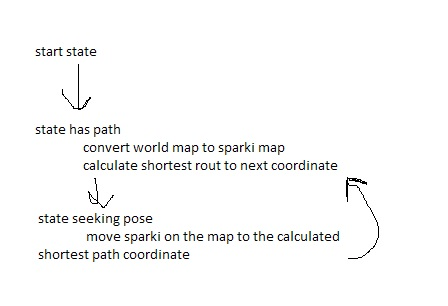
#> input picture Lab/state lab 6.jpg, 448 x 306 px, given in place of the camera
$ python thing2.py   (Python 2 division)
#> lines starting #> are read from the running program, lines starting #| are printed output that depends on the picture; after the words box and inside, x2 and y2 are one past the last pixel; in counts of white or black regions, pixels touching at a corner belong together
#python cap_video.py

import cv2
import numpy as np
import math

# Create a VideoCapture object and read from input file
# If the input is the camera, pass 0 instead of the video file name
cap = cv2.VideoCapture(0)

# Check if camera opened successfully
if (cap.isOpened()== False):
  print("Cannot Open Camera")

# Read until video is completed
while(cap.isOpened()):
  # Capture frame-by-frame
  ret, frame = cap.read()
#> frame is the input picture: shape (306, 448, 3); mean B, G, R 248.9, 249.1, 249
  if ret == True:
    # Display the resulting frame
    #cv2.imshow('Frame',frame)
    #make it gray
    gray = cv2.cvtColor(frame, cv2.COLOR_BGR2GRAY)
    #show the gray bby
    #cv2.imshow ("gray", gray)
    #set the threshold for contouring
    ret2, thresh = cv2.threshold(gray, 127, 255, 0)
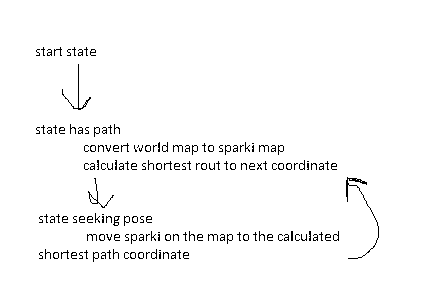
#> thresh: shape (306, 448); 97.7% white; black in thin lines or dots, all inside (x1, y1, x2, y2) = (36, 47, 379, 262)
    #show those thresholds bby
    #cv2.imshow ("thresh", thresh)
    #heres where we find the coutours
    #contours, hierarchy = cv2.findContours(thresh,cv2.RETR_TREE,cv2.CHAIN_APPROX_SIMPLE)
    contours,hierarchy = cv2.findContours(thresh, 1, 2)
#> contours = 482 contours, 384 with area under 20; largest, box (x1, y1, x2, y2) and area: (0, 0, 448, 306) 136335, (345, 176, 368, 203) 146, (71, 63, 87, 111) 126, (112, 215, 121, 227) 56, (91, 190, 100, 205) 38
    img = cv2.drawContours(frame, contours, -1, (0,255,0), 3)
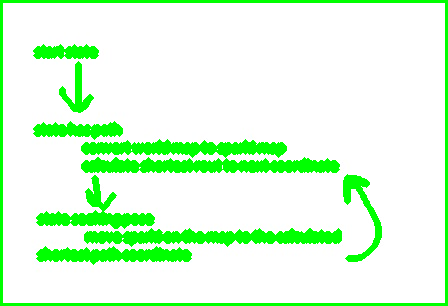
#> img: shape (306, 448, 3); mean B, G, R 217.3, 254.9, 217.3
    #this will display the contrours on the video
    cv2.imshow('contrours on video', frame)
    cnts=sorted(contours,key=cv2.contourArea, reverse=True)
#> cnts has the same summary as contours
    for i in range(0,len(cnts)):
    	sel_cnts=sorted(contours, key=cv2.contourArea,reverse=True)[i]
    	area = cv2.contourArea(sel_cnts)
#> (the run stopped early here; a loop or call above may not have finished)
